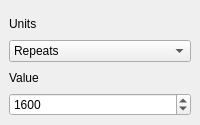
  <widget class="QDockWidget" name="DW_averaging">
   <property name="sizePolicy">
    <sizepolicy hsizetype="Preferred" vsizetype="Preferred">
     <horstretch>0</horstretch>
     <verstretch>0</verstretch>
    </sizepolicy>
   </property>
   <property name="minimumSize">
    <size>
     <width>124</width>
     <height>125</height>
    </size>
   </property>
   <property name="maximumSize">
    <size>
     <width>524287</width>
     <height>163</height>
    </size>
   </property>
   <property name="windowTitle">
    <string>Averaging</string>
   </property>
   <attribute name="dockWidgetArea">
    <number>1</number>
   </attribute>
   <widget class="QWidget" name="dockWidgetContents_3">
    <layout class="QVBoxLayout" name="verticalLayout_2">
     <property name="spacing">
      <number>1</number>
     </property>
     <item>
      <widget class="QLabel" name="label_10">
       <property name="text">
        <string>Units</string>
       </property>
      </widget>
     </item>
     <item>
      <widget class="QComboBox" name="averagingUnits_CB">
       <property name="toolTip">
        <string>&lt;html&gt;&lt;head/&gt;&lt;body&gt;&lt;p&gt;&lt;span style=&quot; font-weight:600;&quot;&gt;Repeats&lt;/span&gt; : number of spectra to average (default: 1600)&lt;/p&gt;&lt;p&gt;&lt;span style=&quot; font-weight:600;&quot;&gt;Time&lt;/span&gt; (s) : integration time&lt;/p&gt;&lt;p&gt;&lt;span style=&quot; font-weight:600;&quot;&gt;Total Time&lt;/span&gt; (s) : total integration time of all hops&lt;/p&gt;&lt;/body&gt;&lt;/html&gt;</string>
       </property>
       <item>
        <property name="text">
         <string>Repeats</string>
        </property>
       </item>
       <item>
        <property name="text">
         <string>Time (s)</string>
        </property>
       </item>
       <item>
        <property name="text">
         <string>Total Time (s)</string>
        </property>
       </item>
      </widget>
     </item>
     <item>
      <widget class="QLabel" name="label_11">
       <property name="text">
        <string>Value</string>
       </property>
      </widget>
     </item>
     <item>
      <widget class="QSpinBox" name="averagingValue_SB">
       <property name="maximum">
        <number>999999999</number>
       </property>
       <property name="value">
        <number>1600</number>
       </property>
      </widget>
     </item>
    </layout>
   </widget>
  </widget>
